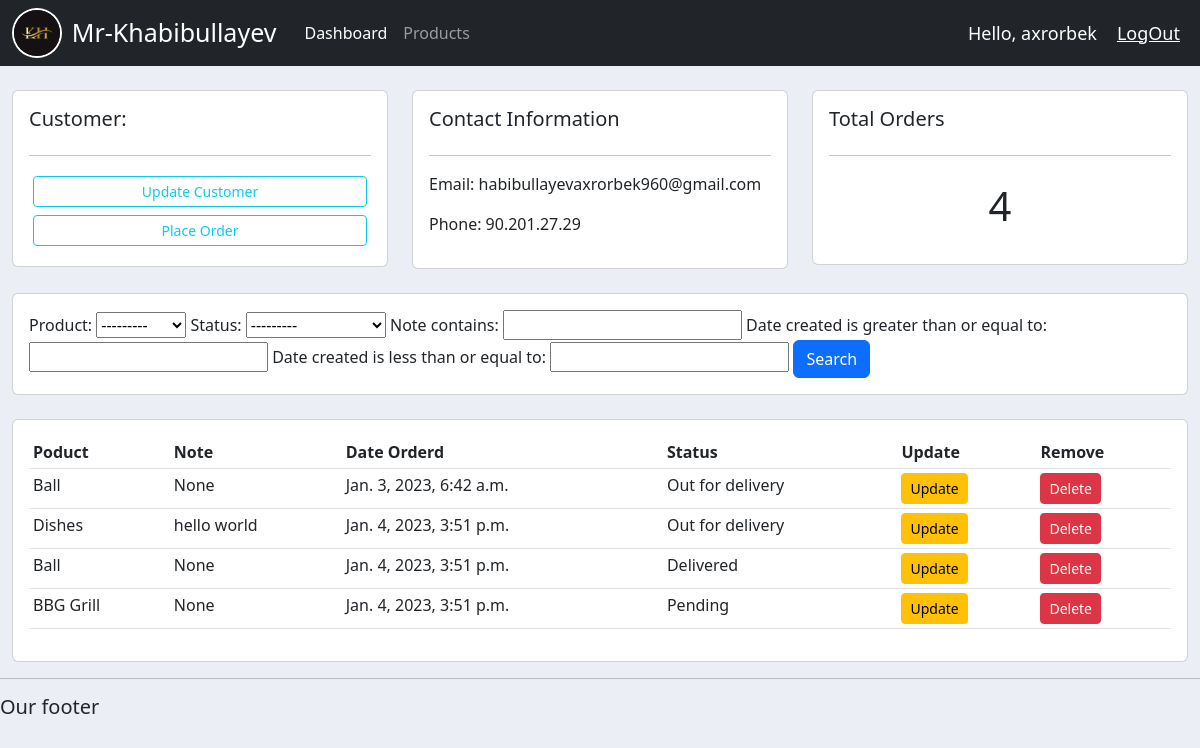
The app's page /customer/1/ (signed in) with its own data.
### accounts/models.py (models this page shows, shortened)
class Customer(models.Model):
    name = models.CharField(max_length=200,null=True)
    phone = models.CharField(max_length=200,null=True)
    email = models.CharField(max_length=200,null=True)
    date_created = models.DateTimeField(auto_now_add=True,null=True)

class Order(models.Model):
    STATUS = (
        ('Pending','Pending'),
        ('Out for delivery','Out for delivery'),
        ('Delivered','Delivered')
    )
    customer = models.ForeignKey(Customer,null=True, on_delete=models.SET_NULL)
    product = models.ForeignKey(Product,null=True, on_delete=models.SET_NULL)
    date_created = models.DateTimeField(auto_now_add=True,null=True)
    status = models.CharField(max_length=200,null=True,choices=STATUS)
    note =  models.CharField(max_length=1000,null=True,)

class Product(models.Model):
    CATEGORY = (
        ('Indoor','Indoor'),
        ('Out Door','Out Door')
    )
    name = models.CharField(max_length=200,null=True)
    price = models.FloatField(null=True)
    category = models.CharField(max_length=200,null=True , choices=CATEGORY)
    description = models.CharField(max_length=200,null=True,blank=True)
    date_created = models.DateTimeField(auto_now_add=True,null=True)
    tag = models.ManyToManyField(Tag)
    def __str__(self):
        return self.name

### accounts/views.py (the view)
# urls.py: path('customer/<str:pk_test>/',customer, name='customer' ),
@login_required(login_url='login')
def customer(request,pk_test):
    customer = Customer.objects.get(id=pk_test)
    orders = customer.order_set.all()
    order_count = orders.count()
    myFilter = OrderFilter(request.GET, queryset=orders)
    orders = myFilter.qs
    context = {'customer': customer,'orders': orders,'order_count': order_count,'myFilter':myFilter,}
    return render(request , 'accounts/customer.html',context)

### accounts/templates/accounts/customer.html
{% extends 'accounts/main.html' %}
{% block content %}
<br>
<div class="row">
    <div class="col-md">
        <div class="card card-body">
            <h5>Customer:</h5>
            <hr>
            <a href="" class="btn btn-outline-info m-1 btn-sm btn-block">Update Customer</a>
            <a href="{% url 'create_order' customer.id %}" class="btn-outline-info m-1 btn btn-sm btn-block">Place Order</a>
        </div>
    </div>
    <div class="col-md">
        <div class="card card-body">
            <h5>Contact Information</h5>
            <hr>
            <p>Email: {{customer.email}}</p>
            <p>Phone: {{customer.phone}}</p>
        </div>
    </div>
    <div class="col-md">
        <div class="card card-body">
            <h5>Total Orders</h5>
            <hr>
            <h1 style="text-align: center;padding:10px">{{order_count}}</h1>
        </div>
    </div>
</div>
<br>
<div class="row">
    <div class="col">
        <div class="card-body card">
            <form action="" method="get">
                {{myFilter.form}}
                <button class="btn-primary btn" type="submit">Search</button>
            </form>
        </div>
    </div>
</div>
<br>
<div class="row">
    <div class="col-md">
        <div class="card card-body">
            <table class="table-sm table">
                <tr>
                    <th>Poduct</th>
                    <th>Note</th>
                    <th>Date Orderd</th>
                    <th>Status</th>
                    <th>Update</th>
                    <th>Remove</th>
                </tr>
                {% for order in orders %}
                <tr>
                    <td>{{order.product}}</td>
                    <td>{{order.note}}</td>
                    <td>{{order.date_created}}</td>
                    <td>{{order.status}}</td>
                    <td>
                        <a class="btn btn-sm btn-warning" href="{% url 'update_order'  order.id %}">Update</a>
                    </td>
                    <td>
                        <a class="btn btn-sm btn-danger" href="{% url 'delete_order'  order.id %}">Delete</a>
                    </td>
                </tr>
                {% endfor %}
            </table>
        </div>
    </div>
</div>
{% endblock content %}

### accounts/templates/accounts/navbar.html (shortened to what this page needs)
{% load static %}
<nav class="navbar navbar-expand-lg navbar-dark bg-dark">
    <div class="container-fluid">
        <img height="50px" style="border: 2px solid white; border-radius:50%" src="{% static 'img/logo.jpg' %}" alt="">
        <span style="color: white;font-size:25px; margin:0px 20px 0px 10px">Mr-Khabibullayev</span>
        <div class="collapse navbar-collapse" id="navbarNav">
            <ul class="navbar-nav">
                <li class="nav-item">
                    <a class="nav-link active" aria-current="page" href="{% url 'home' %}">Dashboard</a>
                </li>
                <li class="nav-item">
                    <a class="nav-link" href="{% url 'products' %}">Products</a>
                </li>
            </ul>
        </div>
    </div>
    <span class="hello-msg">Hello,&nbsp;{{request.user}}</span>
    <span>
        <a class="hello-msg" href="{% url 'logout' %}">LogOut</a>
    </span>
</nav>

### static/css/main.css (style rules this page uses)
body { background-color: #ebeff5; }

### accounts/templates/accounts/navbar.html (style rules this page uses)
.hello-msg { font-size: 18px; color: #fff; margin-right: 20px; }

### records on screen
Customer: email "habibullayevaxrorbek960@gmail.com", phone "90.201.27.29"
Order: product "Ball", note "None", date_created "Jan. 3, 2023, 6:42 a.m.", status "Out for delivery"
Order: product "Dishes", note "hello world", date_created "Jan. 4, 2023, 3:51 p.m.", status "Out for delivery"
Order: product "Ball", note "None", date_created "Jan. 4, 2023, 3:51 p.m.", status "Delivered"
Order: product "BBG Grill", note "None", date_created "Jan. 4, 2023, 3:51 p.m.", status "Pending"

### other values on screen
{{ request.user }} "axrorbek"
{{ order_count }} "4"
